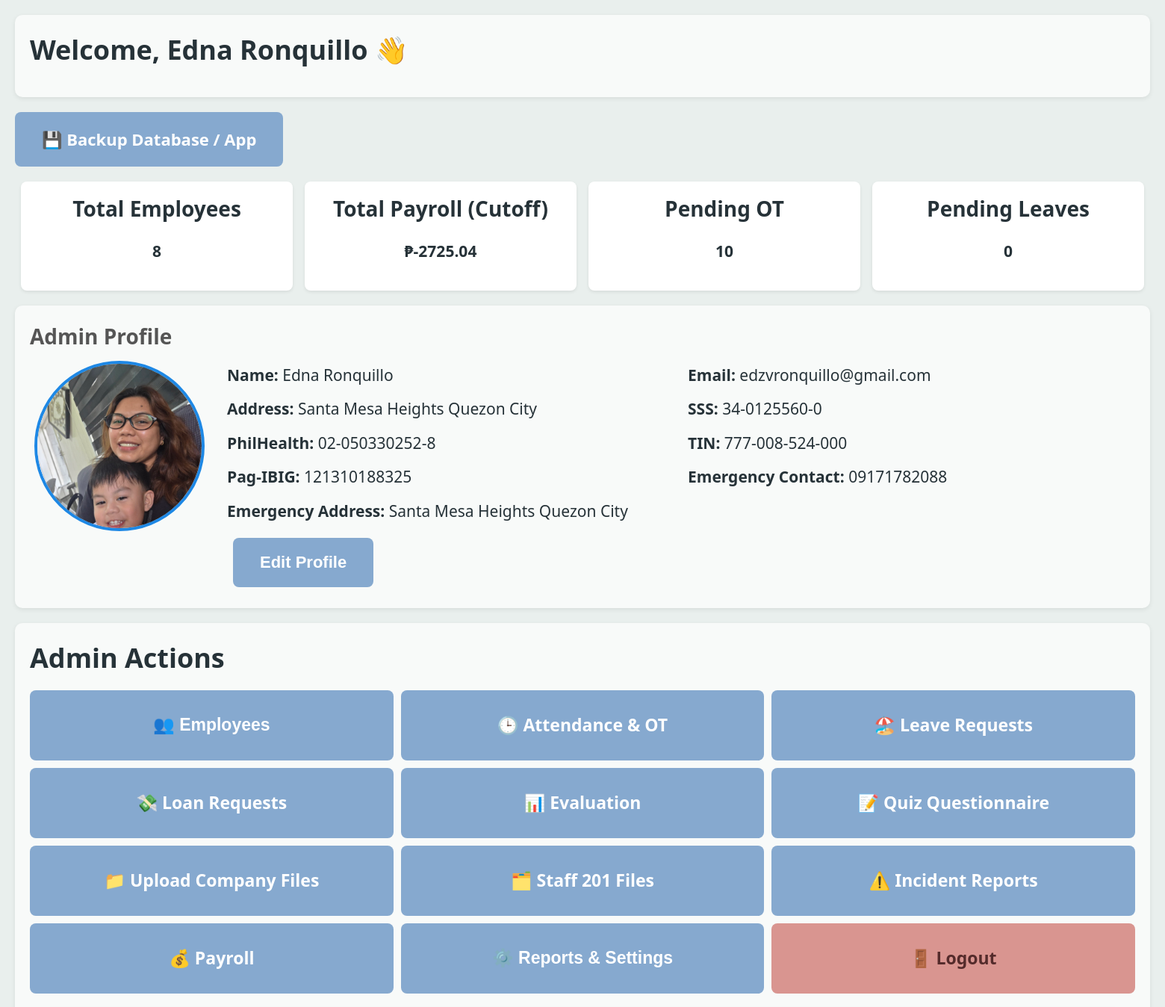
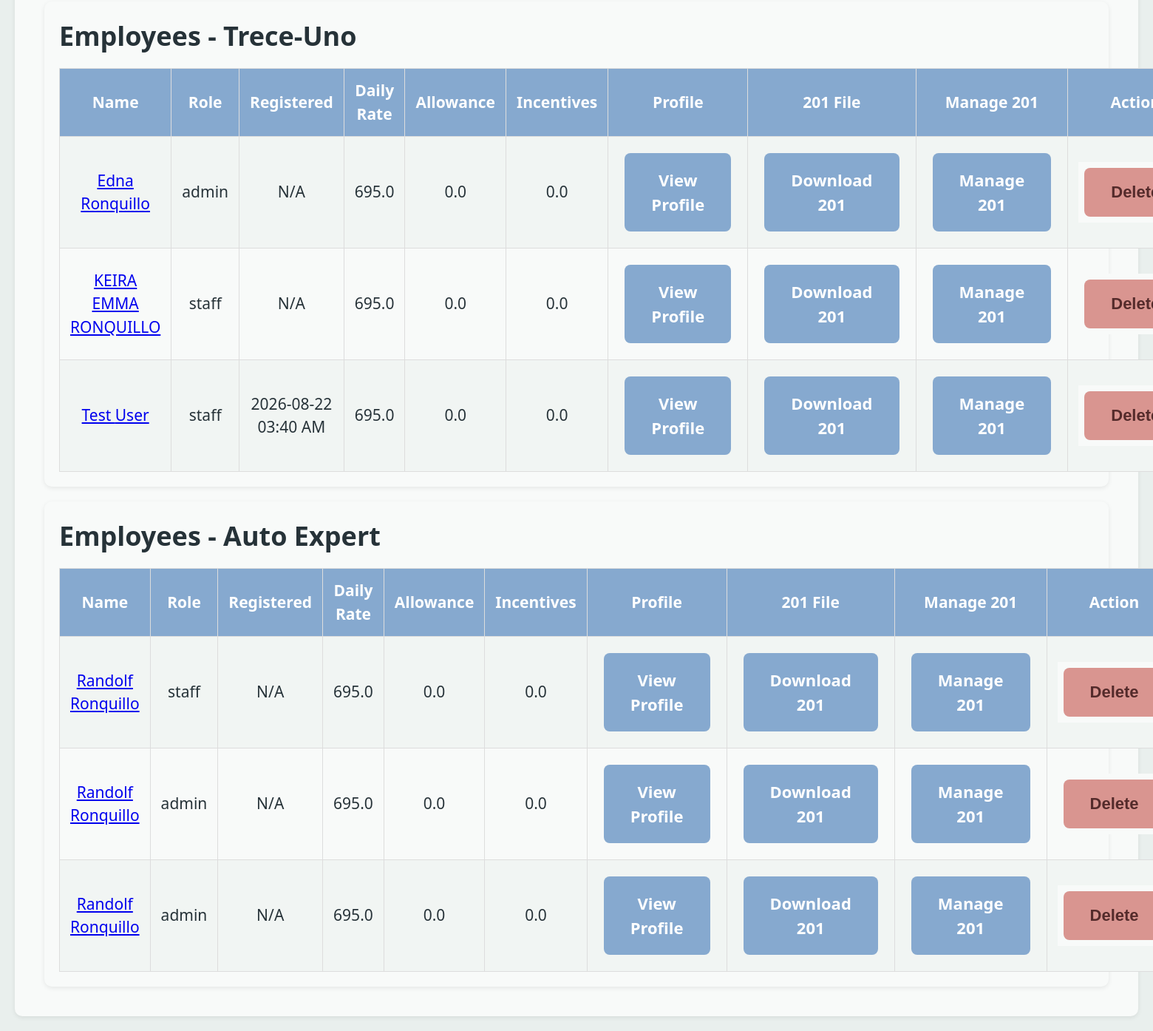
The app's page /dashboard_admin (signed in) with its own data (2 pictures, top to bottom).
### models.py (models this page shows, shortened)
class Employee(db.Model, UserMixin):
    __tablename__ = "employees"   # ✅ important para tugma sa foreign keys
    id = db.Column(db.Integer, primary_key=True)
    first_name = db.Column(db.String(50))
    last_name = db.Column(db.String(50))
    dob = db.Column(db.Date, nullable=True)
    role = db.Column(db.String(20))          # Staff/Admin/Employee
    company = db.Column(db.String(50))       # Trece-Uno / Auto Expert
    email = db.Column(db.String(100))        # not unique
    contact_no = db.Column(db.String(20))
    password = db.Column(db.String(200))
    profile_pic = db.Column(db.String(200))
    registered_at = db.Column(db.DateTime, default=datetime.utcnow, nullable=True)
    address = db.Column(db.String(200))
    date_started = db.Column(db.Date)
    sss = db.Column(db.String(50))
    philhealth = db.Column(db.String(50))
    tin = db.Column(db.String(50))
    pagibig = db.Column(db.String(50))
    emergency_person = db.Column(db.String(100))
    emergency_contact = db.Column(db.String(100))
    emergency_address = db.Column(db.String(200))
    sil_credits = db.Column(db.Integer, default=5)
    sil_eligible = db.Column(db.Boolean, nullable=False, default=True)
    merit_points = db.Column(db.Integer, default=0)
    demerit_points = db.Column(db.Integer, default=0)
    daily_rate = db.Column(db.Float, default=695.0)
    allowance = db.Column(db.Float, default=0.0)
    incentives = db.Column(db.Float, default=0.0)
    loan_balance = db.Column(db.Float, default=0.0)
    sl_credits = db.Column(db.Integer, default=5)
    attendances = db.relationship("Attendance", back_populates="employee", lazy=True)
    leave_requests = db.relationship("LeaveRequest", backref="employee", lazy=True)
    loans = db.relationship("Loan", backref="employee", lazy=True)
    payrolls = db.relationship("Payroll", backref="employee", lazy=True)
    redemptions = db.relationship("RedemptionHistory", backref="employee", lazy=True)

### hris.py (the view, shortened to what this page needs)
@app.route('/dashboard_admin', methods=['GET','POST'])
@login_required
def dashboard_admin():
    if current_user.role.lower() != "admin":
        flash("❌ Access denied. Admins only.", "danger")
        return redirect(url_for('login'))
    trece_employees = Employee.query.filter(Employee.company.in_(["Trece-Uno", "Trece"])).all()
    auto_employees = Employee.query.filter_by(company="Auto Expert").all()
    trece_leaves = LeaveRequest.query.join(Employee).filter(Employee.company.in_(["Trece-Uno", "Trece"])).all()
    auto_leaves = LeaveRequest.query.join(Employee).filter(Employee.company=="Auto Expert").all()
    unread_count = Bulletin.query.count()
    total_employees = Employee.query.count()
    today = datetime.today()
    start_cutoff = today - timedelta(days=(today.weekday() + 2) % 7)
    end_cutoff = start_cutoff + timedelta(days=6)
    payroll_total = 0
    company_payroll = {"Trece-Uno": 0, "Auto Expert": 0}
    for emp in Employee.query.all():
        worked_days_count = Attendance.query.filter(
            Attendance.employee_id == emp.id,
            Attendance.clock_out != None,
            Attendance.clock_in >= start_cutoff,
            Attendance.clock_in <= end_cutoff
        ).count()
        loan_balance = float(emp.loan_balance or 0)
        deduction = 500.0 if loan_balance >= 500 else loan_balance
        basic_pay = (emp.daily_rate or 0) * worked_days_count
        gross_income = basic_pay + (emp.allowance or 0) + (emp.incentives or 0)
        deductions = 193.75 + 96.88 + 50.00 + deduction
        net_pay = gross_income - deductions
        payroll_total += net_pay
        payroll_company = "Trece-Uno" if emp.company in {"Trece", "Trece-Uno"} else emp.company
        if payroll_company in company_payroll:
            company_payroll[payroll_company] += net_pay
    pending_ot = Attendance.query.filter_by(ot_status="Pending").count()
    pending_leaves = LeaveRequest.query.filter_by(status="Pending").count()
    pending_loans = Loan.query.filter_by(status="Pending").count()
    pending_leaves_list = LeaveRequest.query.filter_by(status="Pending").order_by(LeaveRequest.date_filed.desc()).all()
    pending_loans_list = Loan.query.filter_by(status="Pending").order_by(Loan.date_filed.desc()).all()
    from sqlalchemy import func
    trend_records = (
        db.session.query(
            Payroll.cutoff_start,
            Payroll.cutoff_end,
            func.sum(Payroll.net_pay).label("total_payroll")
        )
        .group_by(Payroll.cutoff_start, Payroll.cutoff_end)
        .order_by(Payroll.cutoff_start.desc())
        .limit(6)
        .all()
    )
    trend_labels = [
        f"{r.cutoff_start.strftime('%b %d')} - {r.cutoff_end.strftime('%b %d')}"
        for r in trend_records
    ][::-1]
    trend_values = [r.total_payroll for r in trend_records][::-1]
    return render_template(
        "dashboard_admin.html",
        trece_employees=trece_employees,
        auto_employees=auto_employees,
        trece_leaves=trece_leaves,
        auto_leaves=auto_leaves,
        unread_count=unread_count,
        total_employees=total_employees,
        payroll_total=payroll_total,
        pending_ot=pending_ot,
        pending_leaves=pending_leaves,
        pending_loans=pending_loans,
        pending_leaves_list=pending_leaves_list,
        pending_loans_list=pending_loans_list,
        company_payroll=company_payroll,
        trend_labels=trend_labels,
        trend_values=trend_values,
        start_cutoff=start_cutoff.date(),
        end_cutoff=end_cutoff.date(),
        admin=current_user
    )

### hris.py (called while the page is built, shortened)
@login_manager.user_loader
def load_user(user_id):
    return db.session.get(Employee, int(user_id))

@app.before_request
def check_authentication():
    exempt_routes = ['login', 'register', 'static']
    if not current_user.is_authenticated and request.endpoint not in exempt_routes:
        return redirect(url_for('login'))

@app.before_request
def check_lunch_resume():
    now = datetime.now()

### templates/dashboard_admin.html (shortened to what this page needs)
<!DOCTYPE html>
<html lang="en">
<head>
  <link rel="stylesheet" href="{{ url_for('static', filename='soft_theme.css') }}">
</head>
<body class="admin-dashboard-page">
  <div class="card">
    <h2>Welcome, {{ admin.first_name }} {{ admin.last_name }} 👋</h2>
  </div>
  <div class="admin-top-actions">
    <a href="{{ url_for('backup') }}" class="btn">💾 Backup Database / App</a>
  </div>
  <div class="stats">
    <div><h3>Total Employees</h3><p><b>{{ total_employees }}</b></p></div>
    <div><h3>Total Payroll (Cutoff)</h3><p><b>₱{{ "%.2f"|format(payroll_total) }}</b></p></div>
    <div><h3>Pending OT</h3><p><b>{{ pending_ot }}</b></p></div>
    <div><h3>Pending Leaves</h3><p><b>{{ pending_leaves }}</b></p></div>
  </div>
<div class="profile">
  <h3>Admin Profile</h3>
  <div class="profile-layout">
    <div class="profile-avatar">
      {% if admin.profile_pic %}
        <img src="{{ url_for('static', filename='uploads/' ~ admin.profile_pic) }}" alt="Profile Picture">
      {% endif %}
    </div>
    <div>
      <div class="profile-info">
        <p><strong>Name:</strong> {{ admin.first_name }} {{ admin.last_name }}</p>
        <p><strong>Email:</strong> {{ admin.email }}</p>
        <p><strong>Address:</strong> {{ admin.address }}</p>
        <p><strong>SSS:</strong> {{ admin.sss }}</p>
        <p><strong>PhilHealth:</strong> {{ admin.philhealth }}</p>
        <p><strong>TIN:</strong> {{ admin.tin }}</p>
        <p><strong>Pag-IBIG:</strong> {{ admin.pagibig }}</p>
        <p><strong>Emergency Contact:</strong> {{ admin.emergency_contact }}</p>
        <p><strong>Emergency Address:</strong> {{ admin.emergency_address }}</p>
      </div>
      <button class="btn profile-edit-button" onclick="openModal()">Edit Profile</button>
    </div>
  </div>
</div>
  <div id="employees" class="tab-content active">
    <div class="card">
      <h2>Employees - Trece-Uno</h2>
      <table>
        <tr><th>Name</th><th>Role</th><th>Registered</th><th>Daily Rate</th><th>Allowance</th><th>Incentives</th><th>Profile</th><th>201 File</th><th>Manage 201</th><th>Action</th></tr>
        {% for emp in trece_employees %}
        <tr>
          <td><a href="{{ url_for('profile', user_id=emp.id) }}">{{ emp.first_name }} {{ emp.last_name }}</a></td>
          <td>{{ emp.role or 'N/A' }}</td>
          <td>{{ emp.registered_at.strftime('%Y-%m-%d %I:%M %p') if emp.registered_at else 'N/A' }}</td>
          <td>{{ emp.daily_rate }}</td>
          <td>{{ emp.allowance }}</td>
          <td>{{ emp.incentives }}</td>
          <td><a href="{{ url_for('profile', user_id=emp.id) }}" class="btn">View Profile</a></td>
          <td><a href="{{ url_for('employee_201_pdf', employee_id=emp.id) }}" class="btn">Download 201</a></td>
          <td><a href="{{ url_for('employee_201_documents', employee_id=emp.id) }}" class="btn">Manage 201</a></td>
          <td><form method="POST" action="{{ url_for('delete_employee', employee_id=emp.id) }}" onsubmit="return confirm('Delete this employee and all related HRIS records?');"><button type="submit" class="btn btn-danger">Delete</button></form></td>
        </tr>
        {% endfor %}
      </table>
    </div>
    <div class="card">
      <h2>Employees - Auto Expert</h2>
      <table>
        <tr><th>Name</th><th>Role</th><th>Registered</th><th>Daily Rate</th><th>Allowance</th><th>Incentives</th><th>Profile</th><th>201 File</th><th>Manage 201</th><th>Action</th></tr>
        {% for emp in auto_employees %}
        <tr>
          <td><a href="{{ url_for('profile', user_id=emp.id) }}">{{ emp.first_name }} {{ emp.last_name }}</a></td>
          <td>{{ emp.role or 'N/A' }}</td>
          <td>{{ emp.registered_at.strftime('%Y-%m-%d %I:%M %p') if emp.registered_at else 'N/A' }}</td>
          <td>{{ emp.daily_rate }}</td>
          <td>{{ emp.allowance }}</td>
          <td>{{ emp.incentives }}</td>
          <td><a href="{{ url_for('profile', user_id=emp.id) }}" class="btn">View Profile</a></td>
          <td><a href="{{ url_for('employee_201_pdf', employee_id=emp.id) }}" class="btn">Download 201</a></td>
          <td><a href="{{ url_for('employee_201_documents', employee_id=emp.id) }}" class="btn">Manage 201</a></td>
          <td><form method="POST" action="{{ url_for('delete_employee', employee_id=emp.id) }}" onsubmit="return confirm('Delete this employee and all related HRIS records?');"><button type="submit" class="btn btn-danger">Delete</button></form></td>
        </tr>
        {% endfor %}
      </table>
    </div>
  </div>
  <div id="adminActionsCard" class="card">
    <h2>Admin Actions</h2>
    <div class="admin-actions-grid">
      <button type="button" class="btn non-draggable" onclick="showTab('employees', this)">👥 Employees</button>
      <a href="{{ url_for('holiday_ot_dashboard') }}" class="btn">🕒 Attendance & OT</a>
      <a href="{{ url_for('leave') }}" class="btn">🏖️ Leave Requests</a>
      <a href="{{ url_for('loan') }}" class="btn">💸 Loan Requests</a>
      <a href="{{ url_for('evaluation_dashboard') }}" class="btn">📊 Evaluation</a>
      <a href="{{ url_for('admin_quiz_upload') }}" class="btn">📝 Quiz Questionnaire</a>
      <a href="{{ url_for('admin_files') }}" class="btn">📁 Upload Company Files</a>
      <a href="{{ url_for('employee_201_selector') }}" class="btn">🗂️ Staff 201 Files</a>
      <a href="{{ url_for('admin_incidents') }}" class="btn">⚠️ Incident Reports</a>
      <a href="{{ url_for('payroll_dashboard') }}" class="btn">💰 Payroll</a>
      <button type="button" class="btn non-draggable" onclick="showTab('settings', this)">⚙️ Reports & Settings</button>
      <a href="{{ url_for('logout') }}" class="btn btn-red">🚪 Logout</a>
    </div>
    <div id="admin-actions-content"></div>
  </div>
</body>
</html>

### static/soft_theme.css (style rules this page uses)
body { background-color: #e9efed !important; color: #263238; }
.card, .section, .profile, .profile-card, .tab-content, .payslip-card, form { background-color: #f8faf9; }
tr:nth-child(even) { background-color: #f1f5f3; }

### templates/dashboard_admin.html (style rules this page uses)
body { font-family: "Segoe UI", Arial, sans-serif; background: #eef3f1; margin: 0; padding: 0; color: hsl(207, 47%, 32%); font-size: 20px; line-height: 1.5; }
h2 { margin: 0 0 16px; font-size: 36px; }
h3 { margin: 0 0 12px; font-size: 28px; }
p, td, th, label, input, select { font-size: 21px; }
.card { background: #fff; padding: 20px; border-radius: 10px; margin: 20px; box-shadow: 0 2px 6px rgba(0,0,0,0.08); }
.stats { display: flex; justify-content: space-around; text-align: center; margin: 20px; }
.stats div { background: #fff; padding: 15px; border-radius: 8px; box-shadow: 0 2px 4px rgba(0,0,0,0.08); width: 22%; }
.tab-content { display: none; }
.tab-content.active { display: block; }
.admin-actions-grid { display: grid; grid-template-columns: repeat(var(--admin-buttons-per-row, 3), minmax(0, 1fr)); gap: 10px; align-items: stretch; }
.admin-actions-grid .btn { width: 100%; box-sizing: border-box; margin: 0; text-align: center; min-height: var(--admin-button-height, 94px); padding: var(--admin-button-padding, 20px) 16px; font-size: var(--admin-button-font-size, 23px); line-height: 1.35; display: flex; align-items: center; justify-content: center; }
.admin-actions-grid .btn[draggable="true"] { cursor: grab; }
.admin-top-actions { display: flex; gap: 12px; flex-wrap: wrap; margin: 0 20px; }
.admin-top-actions .btn { margin: 0; }
table { width: 100%; border-collapse: collapse; margin-top: 10px; }
th, td { border: 1px solid #ddd; padding: 14px; text-align: center; }
th { background: #86a9cf; color: #fff; }
tr:nth-child(even) { background: #f9f9f9; }
.btn { border: none; padding: 20px 36px; font-size: 22px; font-weight: 600; background: var(--admin-button-color, #86a9cf); color: white; text-decoration: none; border-radius: 8px; display: inline-block; margin: 8px; cursor: pointer; transition: background 0.3s ease, transform 0.2s ease; }
.btn-danger, .btn-red, .logout-link { background: #d99590 !important; color: #542b2b !important; }
.profile { margin: 20px; padding: 20px; border-radius: 10px; background: #fff; box-shadow: 0 2px 6px rgba(0,0,0,0.08); }
.profile-layout { display: grid; grid-template-columns: 240px 1fr; gap: 24px; align-items: start; }
.profile-avatar { text-align: center; }
.profile-info { display: grid; grid-template-columns: repeat(2, minmax(0, 1fr)); gap: 6px 18px; }
.profile-info p { margin: 4px 0; }
.profile-edit-button { margin-top: 16px; }
.profile h3 { color: #555; }
.profile img { border-radius: 50%; border: 4px solid #1E88E5; width: 220px; height: 220px; object-fit: cover; margin-bottom: 15px; }

### records on screen
Employee: first_name "Edna", last_name "Ronquillo", profile_pic (picture), email "edzvronquillo@gmail.com", address "Santa Mesa Heights Quezon City", sss "34-0125560-0", philhealth "02-050330252-8", tin "777-008-524-000", pagibig "121310188325", emergency_contact "09171782088", emergency_address "Santa Mesa Heights Quezon City", role "admin", registered_at "N/A", daily_rate "695.0", allowance "0.0", incentives "0.0"
Employee: first_name "KEIRA EMMA", last_name "RONQUILLO", role "staff", registered_at "N/A", daily_rate "695.0", allowance "0.0", incentives "0.0"
Employee: first_name "Test", last_name "User", role "staff", registered_at "2026-08-22 03:40 AM", daily_rate "695.0", allowance "0.0", incentives "0.0"
Employee: first_name "Randolf", last_name "Ronquillo", role "staff", registered_at "N/A", daily_rate "695.0", allowance "0.0", incentives "0.0"
Employee: first_name "Randolf", last_name "Ronquillo", role "admin", registered_at "N/A", daily_rate "695.0", allowance "0.0", incentives "0.0"
Employee: first_name "Randolf", last_name "Ronquillo", role "admin", registered_at "N/A", daily_rate "695.0", allowance "0.0", incentives "0.0"

### other values on screen
{{ total_employees }} "8"
{{ "%.2f"|format(payroll_total) }} "-2725.04"
{{ pending_ot }} "10"
{{ pending_leaves }} "0"
